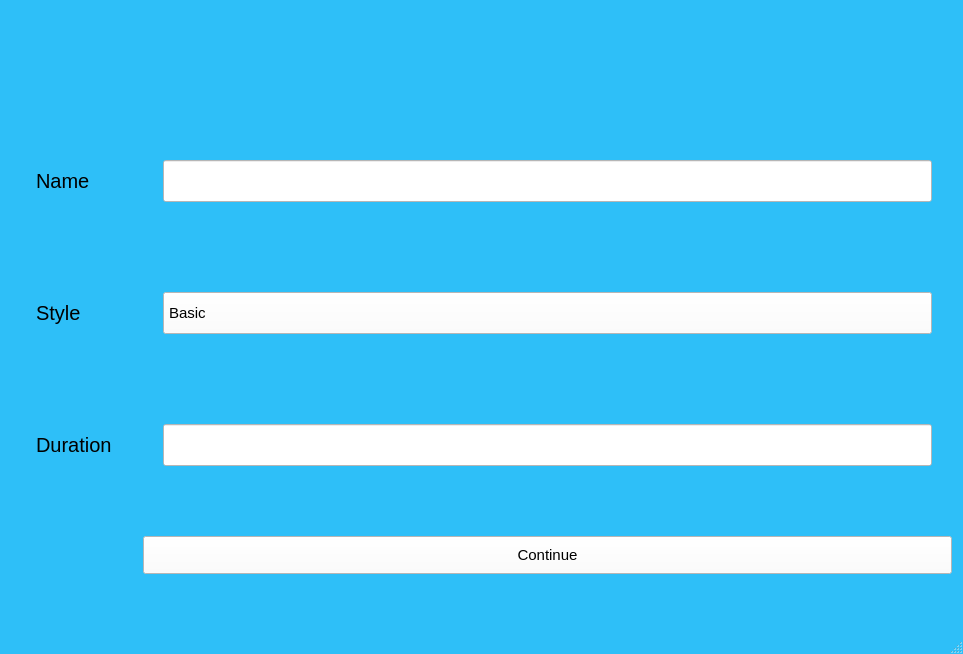
<?xml version="1.0" encoding="UTF-8"?>
<ui version="4.0">
 <class>startScreenWindow</class>
 <widget class="QMainWindow" name="startScreenWindow">
  <property name="geometry">
   <rect>
    <x>0</x>
    <y>0</y>
    <width>963</width>
    <height>654</height>
   </rect>
  </property>
  <property name="windowTitle">
   <string>startScreenWindow</string>
  </property>
  <property name="styleSheet">
   <string notr="true">QMainWindow{
background-color: rgb(46,191,248);

}</string>
  </property>
  <widget class="QWidget" name="centralWidget">
   <property name="styleSheet">
    <string notr="true">QWidget{
background-color: rgb(46,191,248);
}</string>
   </property>
   <layout class="QGridLayout" name="gridLayout">
    <item row="1" column="0">
     <widget class="QLabel" name="label">
      <property name="styleSheet">
       <string notr="true">QLabel{
margin: 20px;
font-size: 20px;
}</string>
      </property>
      <property name="text">
       <string>Name</string>
      </property>
     </widget>
    </item>
    <item row="3" column="1">
     <widget class="QLineEdit" name="durationEdit">
      <property name="styleSheet">
       <string notr="true">QLineEdit{
background-color: white;
margin: 20px;
height: 30px;
padding: 5px;
}</string>
      </property>
     </widget>
    </item>
    <item row="1" column="1">
     <widget class="QLineEdit" name="nameEdit">
      <property name="styleSheet">
       <string notr="true">QLineEdit{
background-color: white;
margin: 20px;
height: 30px;
padding: 5px;
}</string>
      </property>
      <property name="text">
       <string/>
      </property>
     </widget>
    </item>
    <item row="3" column="0">
     <widget class="QLabel" name="label_3">
      <property name="styleSheet">
       <string notr="true">QLabel{
margin: 20px;
font-size: 20px;
}</string>
      </property>
      <property name="text">
       <string>Duration</string>
      </property>
     </widget>
    </item>
    <item row="4" column="1">
     <widget class="QPushButton" name="continueButton">
      <property name="styleSheet">
       <string notr="true">QPushButton{
Background-color: white;
height: 30px;
font-size: 15px;
}</string>
      </property>
      <property name="text">
       <string>Continue</string>
      </property>
     </widget>
    </item>
    <item row="2" column="0">
     <widget class="QLabel" name="label_2">
      <property name="styleSheet">
       <string notr="true">QLabel{
margin: 20px;
font-size: 20px;
}</string>
      </property>
      <property name="text">
       <string>Style</string>
      </property>
     </widget>
    </item>
    <item row="2" column="1">
     <widget class="QComboBox" name="styleEdit">
      <property name="styleSheet">
       <string notr="true">QComboBox{
color: black;
background-color: white;
margin: 20px;
height: 30px;
padding: 5px;
font-size: 15px;
}

QComboBox::drop-down
{
color: black;
 }
</string>
      </property>
      <item>
       <property name="text">
        <string>Basic</string>
       </property>
      </item>
      <item>
       <property name="text">
        <string>Luxe</string>
       </property>
      </item>
     </widget>
    </item>
    <item row="0" column="1">
     <widget class="QLabel" name="label_4">
      <property name="sizePolicy">
       <sizepolicy hsizetype="Preferred" vsizetype="Fixed">
        <horstretch>0</horstretch>
        <verstretch>0</verstretch>
       </sizepolicy>
      </property>
      <property name="styleSheet">
       <string notr="true">QLabel{
font-size: 30px;
color: red;
}</string>
      </property>
      <property name="text">
       <string/>
      </property>
     </widget>
    </item>
   </layout>
  </widget>
  <widget class="QMenuBar" name="menuBar">
   <property name="geometry">
    <rect>
     <x>0</x>
     <y>0</y>
     <width>963</width>
     <height>20</height>
    </rect>
   </property>
  </widget>
  <widget class="QStatusBar" name="statusBar"/>
 </widget>
 <layoutdefault spacing="6" margin="11"/>
 <resources/>
 <connections/>
</ui>
